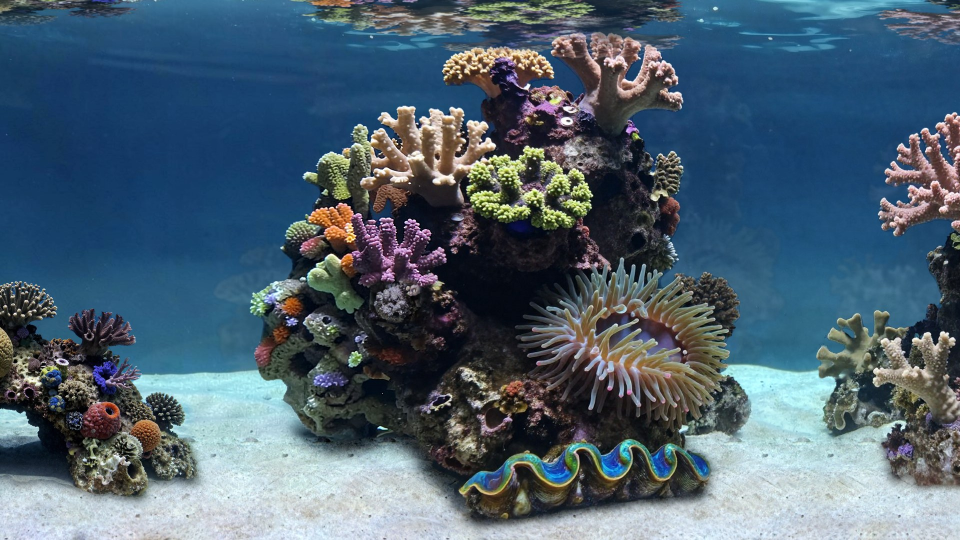
#> input picture app/images/wide_bg0.jpg, 1920 x 1080 px (shown at 1/2 size)
$ python create_reef_motion.py
#> lines starting #> are read from the running program, lines starting #| are printed output that depends on the picture
"""Bake the anemone's current cycle and a small golden star glow."""
from pathlib import Path

import numpy as np
from PIL import Image
from scipy.ndimage import map_coordinates

ROOT = Path(__file__).resolve().parents[1]
ART = ROOT / "authoring"


def write_anemone():
    x, y, width, height = 1000, 500, 480, 380
    bg = Image.open(ROOT / "app/images/wide_bg0.jpg").convert("RGBA")
    reef = Image.open(ROOT / "app/images/reef_left.png").convert("RGBA")
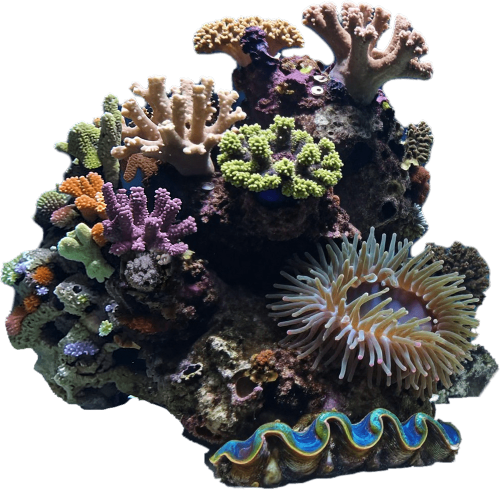
#> input picture app/images/reef_left.png, 999 x 979 px (shown at 1/2 size)
#> reef is the input picture: PIL image 999x979 RGBA; mean R, G, B, A 72.2, 84.1, 71.3, 168.9
    bg.alpha_composite(reef, (499, 62))
    rgba = np.asarray(bg.crop((x, y, x+width, y+height)), dtype=float)
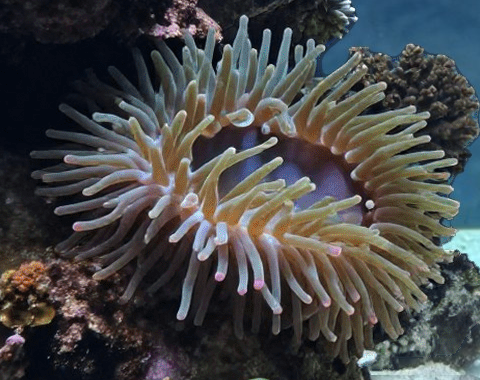
#> rgba: shape (380, 480, 4) float64; mean R, G, B, A 70.1, 70.6, 70.7, 255
    yy, xx = np.mgrid[:height, :width]
    cx, cy = xx-250, yy-176
    radius = np.hypot(cx/224, cy/164)
    edge = np.minimum.reduce((xx, width-1-xx, yy, height-1-yy))
    fade = np.clip(edge/19, 0, 1) * np.clip((1.16-radius)/0.12, 0, 1)
    rgba[..., 3] = 255 * fade
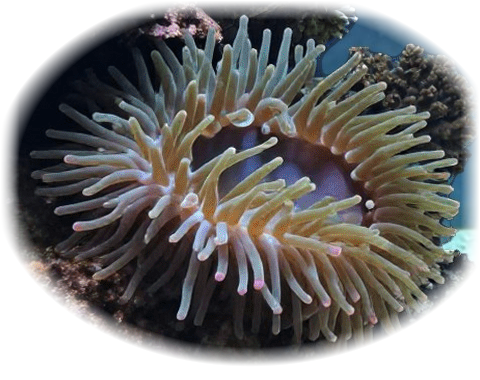
#> rgba: shape (380, 480, 4) float64; mean R, G, B, A 70.1, 70.6, 70.7, 187.4; transparent parts drawn white
    # Keep the oral disc pinned. Increase displacement toward the tips and
    # vary the phase around the crown so adjacent tentacles fan at different rates.
    tips = np.clip((radius-0.28)/0.54, 0, 1) * fade
    frame_width, frame_height = 336, 266
    atlas = Image.new("RGBA", (frame_width*4, frame_height*3))
#> atlas: PIL image 1344x798 RGBA; every value is 0
    for index in range(12):
        phase = 2*np.pi*index/12
        wave = np.sin(phase + cy/116 + cx/220)
        secondary = np.sin(2*phase - cx/110 + cy/190)
        coords = (yy + tips*(2.0*wave + 2.4*secondary),
                  xx + tips*(8.0*wave + 2.0*secondary))
        warped = rgba.copy()
        for channel in range(3):
            warped[..., channel] = map_coordinates(rgba[..., channel], coords, order=1, mode="nearest")
        frame = Image.fromarray(warped.round().astype("uint8")).resize(
            (frame_width, frame_height), Image.Resampling.LANCZOS)
        atlas.paste(frame, (index % 4 * frame_width, index // 4 * frame_height))
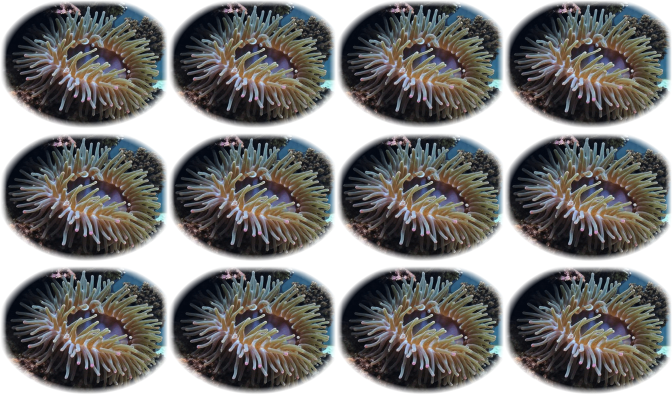
#> atlas: PIL image 1344x798 RGBA (shown at 1/2 size); mean R, G, B, A 60.7, 60, 59, 187.4; transparent parts drawn white
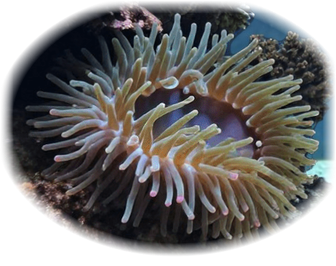
#> frame: PIL image 336x266 RGBA; mean R, G, B, A 59.9, 59.3, 58.5, 187.4; transparent parts drawn white
    atlas.quantize(colors=256, method=Image.Quantize.FASTOCTREE).save(ART / "anemone_current.png", optimize=True)
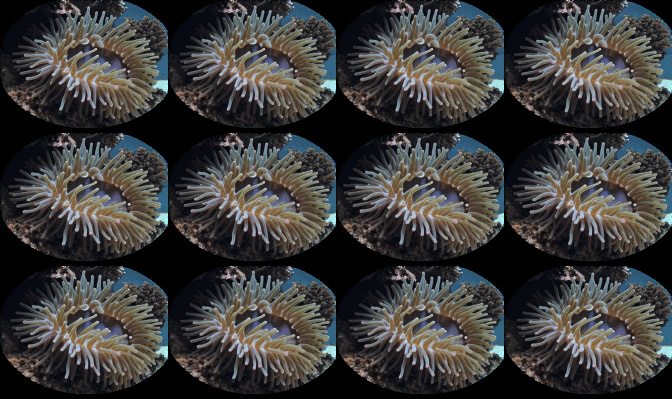
#> saved as anemone_current.png: PIL image 1344x798 P (shown at 1/2 size); mean R, G, B 60.3, 59.5, 58.5


def write_glow():
    y, x = np.mgrid[-64:65, -64:65]
    halo = 0.48*np.exp(-(x*x+y*y)/(2*16**2))
    core = 0.55*np.exp(-(x*x+y*y)/(2*5**2))
    rays = 0.34 * (np.exp(-abs(x)/13-y*y/5) + np.exp(-abs(y)/14-x*x/5))
    pixels = np.empty((129,129,4), dtype="uint8")
    pixels[..., :3] = (255, 222, 143)
    pixels[..., 3] = (255*np.clip(halo+core+rays, 0, 1)).astype("uint8")
    Image.fromarray(pixels).save(ART / "star_glow.png")
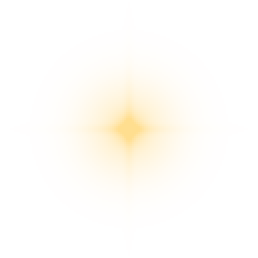
#> saved as star_glow.png: PIL image 129x129 RGBA (shown 2 times larger); mean R, G, B, A 255, 222, 143, 13.7; transparent parts drawn white


if __name__ == "__main__":
    write_anemone()
    write_glow()
